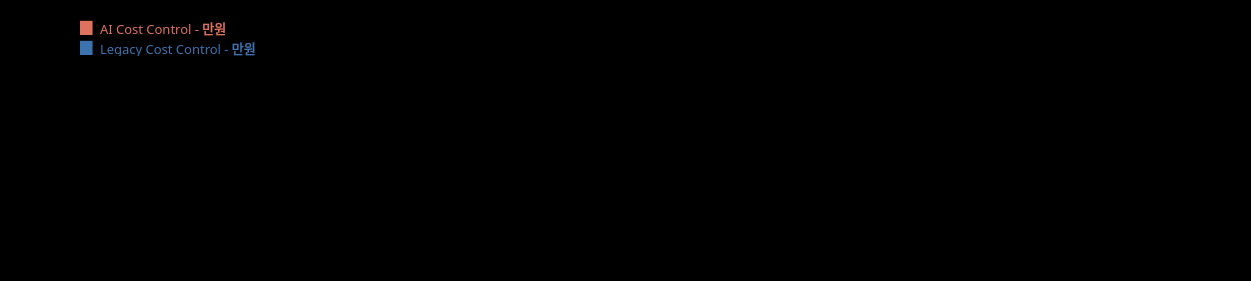
   <widget class="PlotWidget" name="widget_rms_2" native="true">
    <property name="geometry">
     <rect>
      <x>650</x>
      <y>390</y>
      <width>1251</width>
      <height>281</height>
     </rect>
    </property>
    <property name="styleSheet">
     <string notr="true">background:rgb(0,0,0);</string>
    </property>
    <widget class="QLabel" name="label_52">
     <property name="geometry">
      <rect>
       <x>80</x>
       <y>10</y>
       <width>20</width>
       <height>31</height>
      </rect>
     </property>
     <property name="font">
      <font>
       <family>Arial</family>
       <pointsize>12</pointsize>
      </font>
     </property>
     <property name="styleSheet">
      <string notr="true">background-color:rgba(9,9,255,0);
color:rgb(222, 114, 94);</string>
     </property>
     <property name="text">
      <string>▆</string>
     </property>
    </widget>
    <widget class="QLabel" name="label_53">
     <property name="geometry">
      <rect>
       <x>100</x>
       <y>40</y>
       <width>171</width>
       <height>16</height>
      </rect>
     </property>
     <property name="font">
      <font>
       <family>Digital-7 Mono</family>
       <pointsize>10</pointsize>
      </font>
     </property>
     <property name="styleSheet">
      <string notr="true">background-color:rgba(0,0,0,0);
color:rgb(60, 114, 174);</string>
     </property>
     <property name="text">
      <string>Legacy Cost Control - 만원</string>
     </property>
    </widget>
    <widget class="QLabel" name="label_54">
     <property name="geometry">
      <rect>
       <x>80</x>
       <y>30</y>
       <width>20</width>
       <height>31</height>
      </rect>
     </property>
     <property name="font">
      <font>
       <family>Arial</family>
       <pointsize>12</pointsize>
      </font>
     </property>
     <property name="styleSheet">
      <string notr="true">background-color:rgba(0,0,0,0);
color:rgb(60, 114, 174);</string>
     </property>
     <property name="text">
      <string>▆</string>
     </property>
    </widget>
    <widget class="QLabel" name="label_55">
     <property name="geometry">
      <rect>
       <x>100</x>
       <y>20</y>
       <width>141</width>
       <height>16</height>
      </rect>
     </property>
     <property name="font">
      <font>
       <family>Digital-7 Mono</family>
       <pointsize>10</pointsize>
      </font>
     </property>
     <property name="styleSheet">
      <string notr="true">background-color:rgba(0,0,0,0);
color:rgb(222, 114, 94);</string>
     </property>
     <property name="text">
      <string>AI Cost Control - 만원</string>
     </property>
    </widget>
   </widget>
